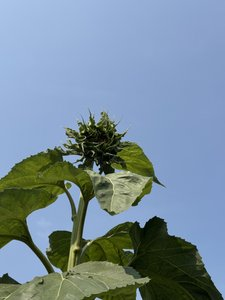
#> input picture thumbnails/thumb_2ecb8244-3438-44a4-a087-15a1f3271067.jpeg, 225 x 300 px
$ python -i utils.py   (imports and definitions only)
#> lines starting #> are read from the running program, lines starting #| are printed output that depends on the picture
# app/utils.py
from PIL import Image, ExifTags

ALLOWED_EXTENSIONS = {"png", "jpg", "jpeg", "gif", "webp"}
THUMBNAIL_SIZE = (800, 600)

def allowed_file(filename):
    return '.' in filename and filename.rsplit('.', 1)[1].lower() in ALLOWED_EXTENSIONS

def resize_image(image_path, max_size=THUMBNAIL_SIZE):
    try:
        with Image.open(image_path) as img:
            if img.mode in ("RGBA", "LA"):
                background = Image.new("RGB", img.size, (255, 255, 255))
                background.paste(img, mask=img.split()[-1] if img.mode == "RGBA" else None)
                img = background

            img.thumbnail(max_size, Image.Resampling.LANCZOS)
            img.save(image_path, "JPEG", quality=85, optimize=True)
    except Exception as e:
        print(f"Error resizing image: {e}")


def auto_orient_image(img):
    try:
        exif = img._getexif()
        if exif is not None:
            orientation = None
            for tag, value in exif.items():
                if ExifTags.TAGS.get(tag) == 'Orientation':
                    orientation = value
                    break
            if orientation == 3:
                img = img.rotate(180, expand=True)
            elif orientation == 6:
                img = img.rotate(270, expand=True)
            elif orientation == 8:
                img = img.rotate(90, expand=True)
    except Exception as e:
        print(f"Auto-orient failed: {e}")
    return img

>>> import cv2
>>> picture = cv2.imread('../thumbnails/thumb_2ecb8244-3438-44a4-a087-15a1f3271067.jpeg', cv2.IMREAD_GRAYSCALE)
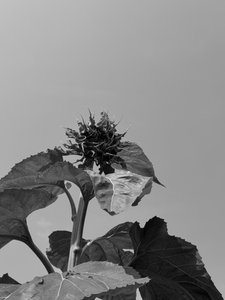
#> picture: shape (300, 225); min 0, max 230, mean 134.8
>>> result = auto_orient_image(picture)

$ run again, on thumbnails/thumb_4f40139b-ddd3-4e91-b2a4-180ff1710aa9.jpeg
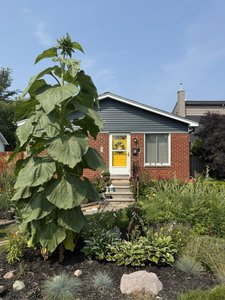
#> input picture thumbnails/thumb_4f40139b-ddd3-4e91-b2a4-180ff1710aa9.jpeg, 225 x 300 px
#> `picture = cv2.imread('../thumbnails/thumb_2ecb8244-3438-44a4-a087-15a1..`:
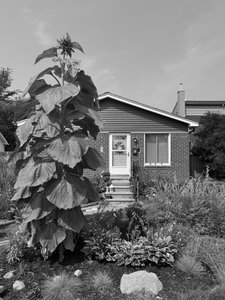
#> picture: shape (300, 225); min 0, max 255, mean 117.7

$ run again, on thumbnails/thumb_747950ad-c279-4fb8-a2cc-3059bbf84763.jpeg
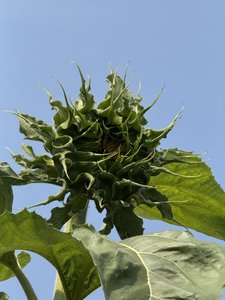
#> input picture thumbnails/thumb_747950ad-c279-4fb8-a2cc-3059bbf84763.jpeg, 225 x 300 px
#> `picture = cv2.imread('../thumbnails/thumb_2ecb8244-3438-44a4-a087-15a1..`:
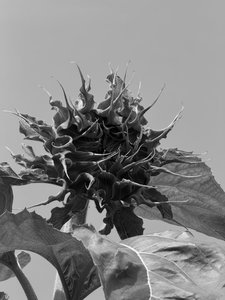
#> picture: shape (300, 225); min 0, max 255, mean 131.3
